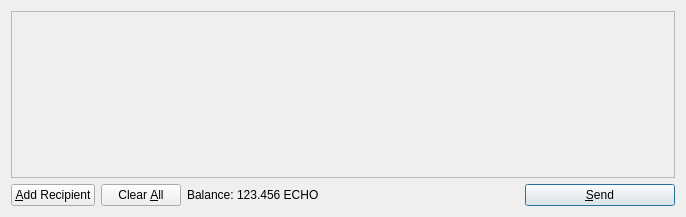
<?xml version="1.0" encoding="UTF-8"?>
<ui version="4.0">
 <class>SendCoinsDialog</class>
 <widget class="QDialog" name="SendCoinsDialog">
  <property name="geometry">
   <rect>
    <x>0</x>
    <y>0</y>
    <width>686</width>
    <height>217</height>
   </rect>
  </property>
  <property name="windowTitle">
   <string>Send Coins</string>
  </property>
  <layout class="QVBoxLayout" name="verticalLayout">
   <item>
    <widget class="QScrollArea" name="scrollArea">
     <property name="widgetResizable">
      <bool>true</bool>
     </property>
     <widget class="QWidget" name="scrollAreaWidgetContents">
      <property name="geometry">
       <rect>
        <x>0</x>
        <y>0</y>
        <width>666</width>
        <height>165</height>
       </rect>
      </property>
      <layout class="QVBoxLayout" name="verticalLayout_2">
       <property name="margin">
        <number>0</number>
       </property>
       <item>
        <layout class="QVBoxLayout" name="entries">
         <property name="spacing">
          <number>6</number>
         </property>
        </layout>
       </item>
       <item>
        <spacer name="verticalSpacer">
         <property name="orientation">
          <enum>Qt::Vertical</enum>
         </property>
         <property name="sizeHint" stdset="0">
          <size>
           <width>20</width>
           <height>40</height>
          </size>
         </property>
        </spacer>
       </item>
      </layout>
     </widget>
    </widget>
   </item>
   <item>
    <layout class="QHBoxLayout" name="horizontalLayout">
     <item>
      <widget class="QPushButton" name="addButton">
       <property name="toolTip">
        <string>Send to multiple recipients at once</string>
       </property>
       <property name="text">
        <string>&amp;Add Recipient</string>
       </property>
       <property name="icon">
        <iconset resource="../bitcoin.qrc">
         <normaloff>:/icons/add</normaloff>:/icons/add</iconset>
       </property>
       <property name="autoDefault">
        <bool>false</bool>
       </property>
      </widget>
     </item>
     <item>
      <widget class="QPushButton" name="clearButton">
       <property name="sizePolicy">
        <sizepolicy hsizetype="Minimum" vsizetype="Fixed">
         <horstretch>0</horstretch>
         <verstretch>0</verstretch>
        </sizepolicy>
       </property>
       <property name="toolTip">
        <string>Remove all transaction fields</string>
       </property>
       <property name="text">
        <string>Clear &amp;All</string>
       </property>
       <property name="icon">
        <iconset resource="../bitcoin.qrc">
         <normaloff>:/icons/remove</normaloff>:/icons/remove</iconset>
       </property>
       <property name="autoRepeatDelay">
        <number>300</number>
       </property>
       <property name="autoDefault">
        <bool>false</bool>
       </property>
      </widget>
     </item>
     <item>
      <layout class="QHBoxLayout" name="horizontalLayout_2">
       <property name="spacing">
        <number>3</number>
       </property>
       <item>
        <widget class="QLabel" name="label">
         <property name="text">
          <string>Balance:</string>
         </property>
        </widget>
       </item>
       <item>
        <widget class="QLabel" name="labelBalance">
         <property name="cursor">
          <cursorShape>IBeamCursor</cursorShape>
         </property>
         <property name="text">
          <string>123.456 ECHO</string>
         </property>
         <property name="textInteractionFlags">
          <set>Qt::LinksAccessibleByMouse|Qt::TextSelectableByKeyboard|Qt::TextSelectableByMouse</set>
         </property>
        </widget>
       </item>
      </layout>
     </item>
     <item>
      <spacer name="horizontalSpacer">
       <property name="orientation">
        <enum>Qt::Horizontal</enum>
       </property>
       <property name="sizeHint" stdset="0">
        <size>
         <width>40</width>
         <height>20</height>
        </size>
       </property>
      </spacer>
     </item>
     <item>
      <widget class="QPushButton" name="sendButton">
       <property name="minimumSize">
        <size>
         <width>150</width>
         <height>0</height>
        </size>
       </property>
       <property name="toolTip">
        <string>Confirm the send action</string>
       </property>
       <property name="text">
        <string>&amp;Send</string>
       </property>
       <property name="icon">
        <iconset resource="../bitcoin.qrc">
         <normaloff>:/icons/send</normaloff>:/icons/send</iconset>
       </property>
       <property name="default">
        <bool>true</bool>
       </property>
      </widget>
     </item>
    </layout>
   </item>
  </layout>
 </widget>
 <resources>
  <include location="../bitcoin.qrc"/>
 </resources>
 <connections/>
</ui>
